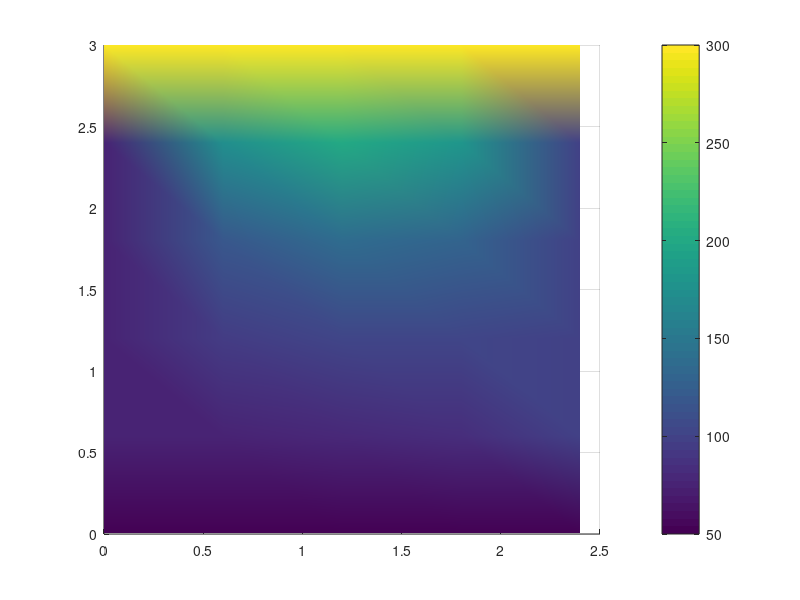

This figure's MATLAB source: (Note: this script raises an error after producing the figure.)
clc
clear all


% Mfile name
%       mtl_ode_???.m

% Revised:
%       February 28, 2011

% % Authors
%       Sri Harsha Garapati, Autar Kaw
%       Department of Mechanical Engineering
%       University of South Florida
%       Tampa, Fl 33620
%       Contact: kaw@eng.usf.edu | http://numericalmethods.eng.usf.edu/contact.html

% Purpose
%       To illustrate elliptic method of solving Partial Differential
%       Equations
%       

% Keyword
%       Paratial Differential Equations
%       Elliptic Equations
%       Direct method
%% Display information

% This displays title information
disp(sprintf('\n\nSimulation of the Elliptic PDE'))
disp(sprintf('University of South Florida'))
disp(sprintf('United States of America'))
disp(sprintf('kaw@eng.usf.edu\n'))


% Problem Statement
% Matlab worksheet to solve for the temperature distribution of a
% rectangular plate with a length of 2.4 m and width of 3.0 m. The plate is
% subjected to dirichlet temperature boundary conditions on the foursides
% of the plate

disp(sprintf('\n*******************************Problem Statement**********'))
disp(sprintf('Matlab worksheet to solve for the temperature distribution of a'))
disp(sprintf('rectangular plate with a length of 2.4 m and width of 3.0 m'))
disp(sprintf('The plate is sibjected to temperature boundary conditions'))


%% Inputs
%       This is the only place in the program where the user makes the changes
%       based on their wishes

%*************************************************************************

% Length of the plate

l=2.4;

% Width of the plate

w=3.0;

% Temeprature on the left end of the plate (boundary condition)

T_L=75;

% Temperature on the right end of the plate (boundary condition)

T_R=100;

% Temeprature on the top end of the plate (boundary condition)

T_T=300;

% Temperature on the bottom end of the plate (boundary condition)

T_B=50;

% Grid Length of the square mesh (mesh size)

dx=0.6;



%*************************************************************************

disp(sprintf('\n\n********************************Input Data**********************************\n')) 
disp(sprintf('   L = %g, Length of the plate ',l)) 
disp(sprintf('   W = %g, width of the plate ',w)) 
disp(sprintf('   dx = %g, mesh size ',dx)) 
disp(sprintf('   TL = %g, Temperature at the left end of the plate ',T_L)) 
disp(sprintf('   TR = %g, Temperature at the right end of the plate ',T_R))
disp(sprintf('   TT = %g, Temperature at the top end of the plate ',T_T))
disp(sprintf('   TB = %g, Temperature at the bottom end of the plate ',T_B))


%*************************************************************************

%% Calculations

disp(sprintf('\n\n********************************Calculated Data**********************************\n')) 

% square mesh so, dx=dy
dy=dx;

% Number of elements along the length of the plate
m=l/dx;

% Number of elements along the width of the plate
n=w/dy;

disp(sprintf('   m = %g, number of divisions along the length of the plate ',m)) 
disp(sprintf('   n = %g, number of divisions along the width of the plate ',n)) 
%% Programming the Solution to  Ellptic Equations
A=zeros((m-1)*(n-1),(m-1)*(n-1));
B=zeros((m-1)*(n-1),1);
count=0;
% creating the coeffcient matrix
for i=1:1:(m-1)*(n-1)
    j=i;
    count=count+1;
    A(i,j)=-4;
    if (count~=1)
        A(i,j-1)=1;
    end
     if (count~=n-1)
         A(i,j+1)=1;
     end
      if(j+n-1<=(m-1)*(n-1) )
          A(i,j+n-1)=1;
      end
      if (j-n+1>0)
          A(i,j-n+1)=1;
      end
      if (count==n-1)
          count=0;
      end    
end

count=0;
% creating the right hand side matrix
 for i=1:1:m-1
     for j=1:1:n-1
        count=count+1;
        temp1=0;
        temp2=0;
         if (i-1==0)
             temp1=T_L;
         elseif (i+1==m)
             temp1=T_R;
         end
          if(j-1==0)
              temp2=T_T;
          elseif (j+1==n)
              temp2=T_B;
          end
          B(count,1)=-(temp1+temp2);
     end
 end

 % solving for temperatures
 sol=A\B;
 
 count=0;
 
 % Assigning the solution temperatures to respective internal nodes
 for i=1:1:m-1
     for j=1:1:n-1
         count=count+1;
         T_internal(i,j)=sol(count,1);
     end
 end
 T_internal=transpose(T_internal);
 
 % Creating a matrix with both internal and boundary nodes
 for i=1:1:n+1
     for j=1:1:m+1
         if (i==1)
             T(i,j)=T_T;
         elseif (i==n+1)
             T(i,j)=T_B;
         elseif (j==1)
             T(i,j)=T_L;
         elseif (j==m+1)
             T(i,j)=T_R;
         else
             T(i,j)=0;
         end
     end
 end
 for i=1:1:n-1
     for j=1:1:m-1
         T(i+1,j+1)=T_internal(i,j);
     end
 end
         
         
 %% Plate distribution
 fprintf(' \n \n \t \t \t \t \t \t \t  %g \n',T_T)
 disp('               -----------------------------       ')
 disp('               |                            |      ')
 disp('               |                            |      ')
 disp('               |                            |      ')
 fprintf(' \t \t %g    |                            | \t %g      \n',T_L,T_R)
 disp('               |                            |      ')
 disp('               |                            |      ')
 disp('               |                            |      ')
 disp('               -----------------------------       ')
 fprintf(' \t \t \t \t \t \t \t  %g \n \n \n',T_B)
 disp('To give a better idea the nodal locations are also given as the')
 disp('cordinates of x&y and the origin is choosen at the intersection of') 
 disp('bottom edge and left edge')
 
 %% Outputs 
 disp(sprintf('\n\n********************************Temperature Distribution**********************************\n')) 
 disp('Here in the temperature matrix the each matrix location represents')
 disp('the temperature of the node at that location')
 disp('T=');
 disp(T)
%% Plotting
L=0:dx:l;
W=0:dy:w;

for i=1:1:n+1
    for j=1:1:m+1
        T_display(i,j)=T(n+2-i,j);
    end 
end

figure(1)
h=surf(L,W,T_display);view(2)
shading interp
grid on
colorbar
Title(' Steady state temperature distribution in the plate')
xlabel('Length of the rod')
ylabel('Width of the rod')


    
       
          
        
         
        
            
